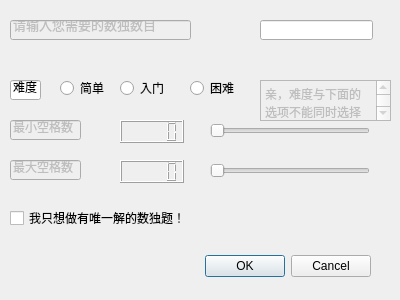
<?xml version="1.0" encoding="UTF-8"?>
<ui version="4.0">
 <class>Dialog</class>
 <widget class="QDialog" name="Dialog">
  <property name="geometry">
   <rect>
    <x>0</x>
    <y>0</y>
    <width>400</width>
    <height>300</height>
   </rect>
  </property>
  <property name="windowTitle">
   <string>Dialog</string>
  </property>
  <widget class="QWidget" name="layoutWidget">
   <property name="geometry">
    <rect>
     <x>20</x>
     <y>250</y>
     <width>351</width>
     <height>33</height>
    </rect>
   </property>
   <layout class="QHBoxLayout">
    <property name="spacing">
     <number>6</number>
    </property>
    <property name="leftMargin">
     <number>0</number>
    </property>
    <property name="topMargin">
     <number>0</number>
    </property>
    <property name="rightMargin">
     <number>0</number>
    </property>
    <property name="bottomMargin">
     <number>0</number>
    </property>
    <item>
     <spacer>
      <property name="orientation">
       <enum>Qt::Horizontal</enum>
      </property>
      <property name="sizeHint" stdset="0">
       <size>
        <width>131</width>
        <height>31</height>
       </size>
      </property>
     </spacer>
    </item>
    <item>
     <widget class="QPushButton" name="okButton">
      <property name="text">
       <string>OK</string>
      </property>
     </widget>
    </item>
    <item>
     <widget class="QPushButton" name="cancelButton">
      <property name="text">
       <string>Cancel</string>
      </property>
     </widget>
    </item>
   </layout>
  </widget>
  <widget class="QLineEdit" name="lineEditGenerationNumber">
   <property name="enabled">
    <bool>false</bool>
   </property>
   <property name="geometry">
    <rect>
     <x>10</x>
     <y>20</y>
     <width>181</width>
     <height>20</height>
    </rect>
   </property>
   <property name="font">
    <font>
     <family>Arial</family>
     <pointsize>10</pointsize>
     <weight>50</weight>
     <bold>false</bold>
    </font>
   </property>
   <property name="text">
    <string>请输入您需要的数独数目</string>
   </property>
   <property name="alignment">
    <set>Qt::AlignBottom|Qt::AlignLeading|Qt::AlignLeft</set>
   </property>
   <property name="readOnly">
    <bool>true</bool>
   </property>
  </widget>
  <widget class="QTextEdit" name="tips">
   <property name="enabled">
    <bool>false</bool>
   </property>
   <property name="geometry">
    <rect>
     <x>260</x>
     <y>80</y>
     <width>131</width>
     <height>41</height>
    </rect>
   </property>
   <property name="readOnly">
    <bool>true</bool>
   </property>
   <property name="html">
    <string>&lt;!DOCTYPE HTML PUBLIC &quot;-//W3C//DTD HTML 4.0//EN&quot; &quot;http://www.w3.org/TR/REC-html40/strict.dtd&quot;&gt;
&lt;html&gt;&lt;head&gt;&lt;meta name=&quot;qrichtext&quot; content=&quot;1&quot; /&gt;&lt;style type=&quot;text/css&quot;&gt;
p, li { white-space: pre-wrap; }
&lt;/style&gt;&lt;/head&gt;&lt;body style=&quot; font-family:'SimSun'; font-size:9pt; font-weight:400; font-style:normal;&quot;&gt;
&lt;p style=&quot; margin-top:0px; margin-bottom:0px; margin-left:0px; margin-right:0px; -qt-block-indent:0; text-indent:0px;&quot;&gt;亲，难度与下面的选项不能同时选择哦~&lt;/p&gt;&lt;/body&gt;&lt;/html&gt;</string>
   </property>
  </widget>
  <widget class="QLineEdit" name="difficulty">
   <property name="enabled">
    <bool>true</bool>
   </property>
   <property name="geometry">
    <rect>
     <x>10</x>
     <y>80</y>
     <width>31</width>
     <height>20</height>
    </rect>
   </property>
   <property name="text">
    <string>难度</string>
   </property>
   <property name="readOnly">
    <bool>true</bool>
   </property>
  </widget>
  <widget class="QRadioButton" name="easy">
   <property name="geometry">
    <rect>
     <x>60</x>
     <y>80</y>
     <width>51</width>
     <height>16</height>
    </rect>
   </property>
   <property name="text">
    <string>简单</string>
   </property>
  </widget>
  <widget class="QRadioButton" name="medium">
   <property name="geometry">
    <rect>
     <x>120</x>
     <y>80</y>
     <width>61</width>
     <height>16</height>
    </rect>
   </property>
   <property name="text">
    <string>入门</string>
   </property>
  </widget>
  <widget class="QRadioButton" name="hard">
   <property name="geometry">
    <rect>
     <x>190</x>
     <y>80</y>
     <width>61</width>
     <height>16</height>
    </rect>
   </property>
   <property name="text">
    <string>困难</string>
   </property>
  </widget>
  <widget class="QLineEdit" name="minSpace">
   <property name="enabled">
    <bool>false</bool>
   </property>
   <property name="geometry">
    <rect>
     <x>10</x>
     <y>120</y>
     <width>71</width>
     <height>20</height>
    </rect>
   </property>
   <property name="text">
    <string>最小空格数</string>
   </property>
  </widget>
  <widget class="QLineEdit" name="maxSpace">
   <property name="enabled">
    <bool>false</bool>
   </property>
   <property name="geometry">
    <rect>
     <x>10</x>
     <y>160</y>
     <width>71</width>
     <height>20</height>
    </rect>
   </property>
   <property name="text">
    <string>最大空格数</string>
   </property>
  </widget>
  <widget class="QLCDNumber" name="LCDMinSpace">
   <property name="geometry">
    <rect>
     <x>120</x>
     <y>120</y>
     <width>64</width>
     <height>23</height>
    </rect>
   </property>
  </widget>
  <widget class="QSlider" name="hSliderMinSpace">
   <property name="geometry">
    <rect>
     <x>210</x>
     <y>120</y>
     <width>160</width>
     <height>22</height>
    </rect>
   </property>
   <property name="orientation">
    <enum>Qt::Horizontal</enum>
   </property>
  </widget>
  <widget class="QLCDNumber" name="LCDMaxSpace">
   <property name="geometry">
    <rect>
     <x>120</x>
     <y>160</y>
     <width>64</width>
     <height>23</height>
    </rect>
   </property>
  </widget>
  <widget class="QSlider" name="hSliderMaxSpace">
   <property name="geometry">
    <rect>
     <x>210</x>
     <y>160</y>
     <width>160</width>
     <height>22</height>
    </rect>
   </property>
   <property name="orientation">
    <enum>Qt::Horizontal</enum>
   </property>
  </widget>
  <widget class="QCheckBox" name="uniqueSign">
   <property name="geometry">
    <rect>
     <x>10</x>
     <y>210</y>
     <width>181</width>
     <height>16</height>
    </rect>
   </property>
   <property name="text">
    <string>我只想做有唯一解的数独题！</string>
   </property>
  </widget>
  <widget class="QLineEdit" name="generationNumber">
   <property name="geometry">
    <rect>
     <x>260</x>
     <y>20</y>
     <width>113</width>
     <height>20</height>
    </rect>
   </property>
   <property name="maxLength">
    <number>5</number>
   </property>
   <property name="alignment">
    <set>Qt::AlignRight|Qt::AlignTrailing|Qt::AlignVCenter</set>
   </property>
  </widget>
 </widget>
 <resources/>
 <connections>
  <connection>
   <sender>okButton</sender>
   <signal>clicked()</signal>
   <receiver>Dialog</receiver>
   <slot>accept()</slot>
   <hints>
    <hint type="sourcelabel">
     <x>278</x>
     <y>253</y>
    </hint>
    <hint type="destinationlabel">
     <x>96</x>
     <y>254</y>
    </hint>
   </hints>
  </connection>
  <connection>
   <sender>cancelButton</sender>
   <signal>clicked()</signal>
   <receiver>Dialog</receiver>
   <slot>reject()</slot>
   <hints>
    <hint type="sourcelabel">
     <x>369</x>
     <y>253</y>
    </hint>
    <hint type="destinationlabel">
     <x>179</x>
     <y>282</y>
    </hint>
   </hints>
  </connection>
  <connection>
   <sender>hSliderMinSpace</sender>
   <signal>valueChanged(int)</signal>
   <receiver>LCDMinSpace</receiver>
   <slot>display(int)</slot>
   <hints>
    <hint type="sourcelabel">
     <x>289</x>
     <y>130</y>
    </hint>
    <hint type="destinationlabel">
     <x>151</x>
     <y>131</y>
    </hint>
   </hints>
  </connection>
  <connection>
   <sender>hSliderMaxSpace</sender>
   <signal>valueChanged(int)</signal>
   <receiver>LCDMaxSpace</receiver>
   <slot>display(int)</slot>
   <hints>
    <hint type="sourcelabel">
     <x>289</x>
     <y>170</y>
    </hint>
    <hint type="destinationlabel">
     <x>151</x>
     <y>171</y>
    </hint>
   </hints>
  </connection>
 </connections>
</ui>
